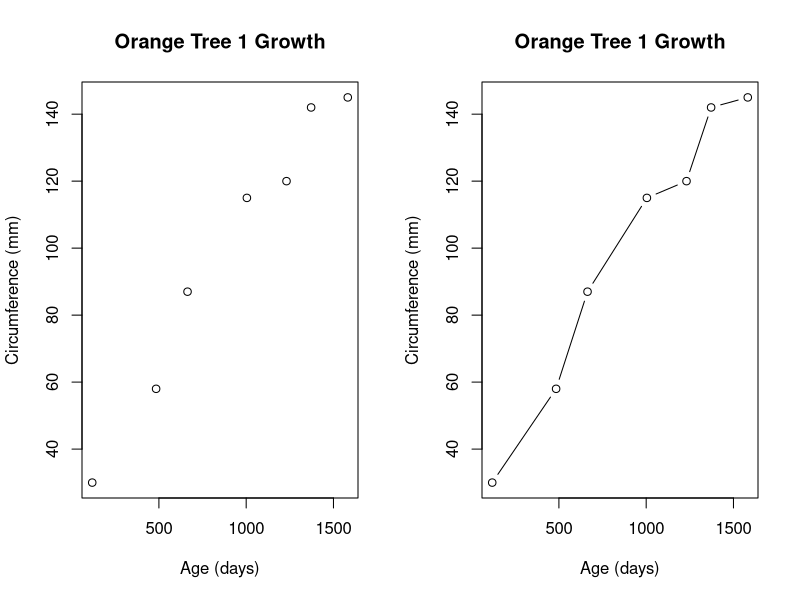
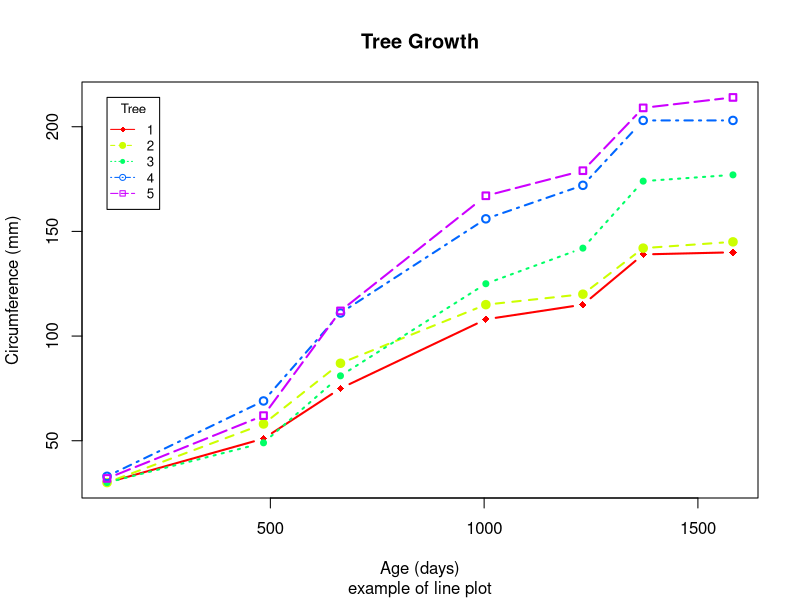

The R script that drew these images, in order:
#
# R in action (2 ed.)
#

#
# Line charts
#

#
# 1. Creating side-by-side scatter and line plots
#

opar <- par(no.readonly=TRUE)
par(mfrow = c(1,2))
t1 <- subset(Orange, Tree==1)

plot(t1$age, t1$circumference, 
     xlab="Age (days)", 
     ylab="Circumference (mm)", 
     main="Orange Tree 1 Growth")

plot(t1$age, t1$circumference, 
     xlab="Age (days)",
     ylab="Circumference (mm)",
     main="Orange Tree 1 Growth", 
     type="b")
par(opar)

#
# 2. Line chart displaying the growth of five orange trees over time
#

Orange$Tree <- as.numeric(Orange$Tree)  
ntrees <- max(Orange$Tree)

xrange <- range(Orange$age)                               
yrange <- range(Orange$circumference)

plot(xrange, yrange,                                     
     type="n",                                                  
     xlab="Age (days)",                                   
     ylab="Circumference (mm)"                          
) 

colors <- rainbow(ntrees)                                 
linetype <- c(1:ntrees)                                    
plotchar <- seq(18, 18+ntrees, 1)

for (i in 1:ntrees) {                 
  tree <- subset(Orange, Tree==i)                      
  lines(tree$age, tree$circumference,                  
        type="b",                                     
        lwd=2,                                         
        lty=linetype[i],                                
        col=colors[i],                                  
        pch=plotchar[i]                                
  )                                                     
}   

title("Tree Growth", "example of line plot")  

legend(xrange[1], yrange[2],                          
       1:ntrees,                              
       cex=0.8,                            
       col=colors,                        
       pch=plotchar,                      
       lty=linetype,                   
       title="Tree"                       
) 
